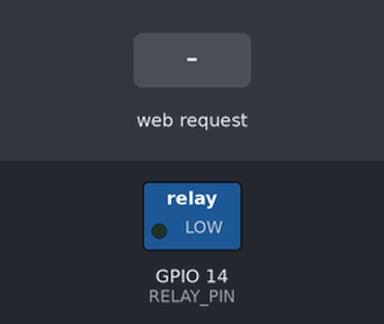
The sketch below on a simulated ESP8266 (NodeMCU). Parts: switched loads named in the sketch (green lamp = pin HIGH). Inputs (shaded band) come from the test bench. The local clock reads 2024-03-15 10:24:30 at power-on unless the sketch sets it; what the sketch prints to the serial monitor is not drawn.

Above: at 1.2 s.
1.3 s: HTTP request GET /ring received
At 1.9 s:
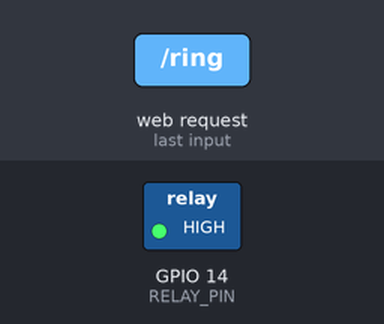
4.3 s: HTTP request GET /ring?pass=1 received
At 7.1 s:
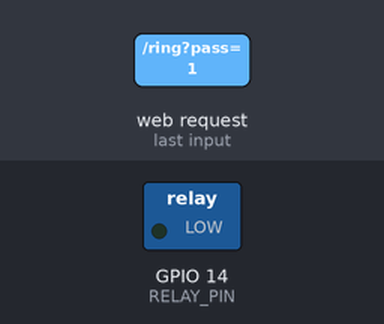
7.3 s: HTTP request GET /ring?pass=0 received
At 8.0 s:
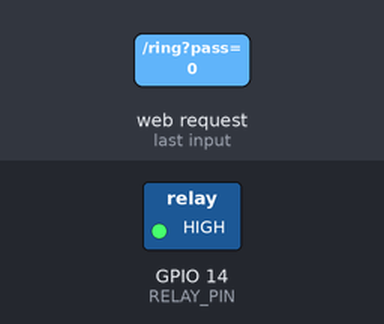
Timing chart, 0 to 10.8 s (numbered marks = the images above; inputs shaded):
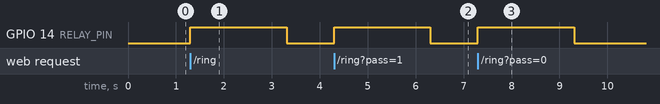

Measured:
- after the input at 1.3 s, GPIO 14 (RELAY_PIN): LOW → HIGH at once, → LOW 2.0 s later
- after the input at 4.3 s, GPIO 14 (RELAY_PIN): LOW → HIGH at once, → LOW 2.0 s later
- after the input at 7.3 s, GPIO 14 (RELAY_PIN): LOW → HIGH at once, → LOW 2.0 s later

The sketch:

classbell_basic.ino
```cpp
#include <ESP8266WiFi.h>
#include <ESPAsyncWebServer.h>
#include <Wire.h>
#include "RTClib.h"

// Pin Definitions
#define RELAY_PIN 14

// WiFi credentials (ESP as AP)
const char* ssid = "ClassBell";
const char* password = "12345678"; // ESP AP password

// Dashboard password
const String dashboardPassword = "bellpass";

RTC_DS3231 rtc;
AsyncWebServer server(80);

// Bell schedule (24hr format)
struct BellTime { int hour; int minute; };
BellTime schedule[] = {
  {9, 0},   // 1st period end
  {10, 0},  // 2nd period end
  {23,40}   // 3rd period end
};
const int scheduleCount = sizeof(schedule)/sizeof(schedule[0]);

// Non-blocking bell globals
bool bellActive = false;
unsigned long bellStartTime = 0;
const unsigned long bellDuration = 2000; // 2 seconds
int lastBellMinute = -1; // prevent multiple triggers

// Forward declarations
String loginPage(String msg);
String dashboardPage(String msg);
void ringBell();

void setup() {
  Serial.begin(115200);
  pinMode(RELAY_PIN, OUTPUT);
  digitalWrite(RELAY_PIN, LOW);

  Wire.begin(4, 5); // SDA=D2, SCL=D1
  if (!rtc.begin()) {
    Serial.println("RTC not found! Check wiring.");
  } else {
    Serial.println("RTC found!");
  }

  WiFi.softAP(ssid, password);
  Serial.println("AP Started");

  // Dashboard
  server.on("/", HTTP_GET, [](AsyncWebServerRequest *request){
    if (!request->hasParam("pass")) {
      request->send(200, "text/html", loginPage(""));
      return;
    }
    String pass = request->getParam("pass")->value();
    if(pass != dashboardPassword){
      request->send(200, "text/html", loginPage("Wrong Password!"));
      return;
    }
    request->send(200, "text/html", dashboardPage(""));
  });

  // Manual bell
  server.on("/ring", HTTP_GET, [](AsyncWebServerRequest *request){
    ringBell();
    request->send(200, "text/html", dashboardPage("Bell Ringed Manually"));
  });

  server.begin();
}

void loop() {
  DateTime now = rtc.now();

  // Automatic bell from RTC schedule
  for(int i = 0; i < scheduleCount; i++){
    if(now.hour() == schedule[i].hour &&
       now.minute() == schedule[i].minute &&
       lastBellMinute != now.minute()){
         ringBell();
         lastBellMinute = now.minute(); // prevent multiple triggers in same minute
    }
  }

  // Non-blocking bell stop
  if(bellActive && millis() - bellStartTime >= bellDuration){
    digitalWrite(RELAY_PIN, LOW);
    bellActive = false;
  }

  delay(10); // small delay to yield CPU
}

// Start bell (non-blocking)
void ringBell() {
  digitalWrite(RELAY_PIN, HIGH);
  bellStartTime = millis();
  bellActive = true;
}

// HTML Pages
String loginPage(String msg){
  return "<!DOCTYPE html><html><head><title>Login</title>"
         "<meta name='viewport' content='width=device-width, initial-scale=1'>"
         "<style>body{background:black;color:white;font-family:sans-serif;text-align:center;padding-top:50px}"
         "input{padding:10px;margin:10px;border-radius:5px;border:none}"
         "button{padding:10px;border:none;border-radius:5px;background:#444;color:white;}</style></head>"
         "<body><h2>Dashboard Login</h2>"
         "<p style='color:red'>"+msg+"</p>"
         "<form><input type='password' name='pass' placeholder='Password'><br>"
         "<button type='submit'>Login</button></form></body></html>";
}

String dashboardPage(String msg){
  return "<!DOCTYPE html><html><head><title>Class Bell</title>"
         "<meta name='viewport' content='width=device-width, initial-scale=1'>"
         "<style>body{background:black;color:white;font-family:sans-serif;text-align:center;padding-top:50px}"
         "button{padding:10px;margin:10px;border:none;border-radius:5px;background:#444;color:white;font-size:18px}</style></head>"
         "<body>"
         "<h2>Class Bell Dashboard</h2>"
         "<p>"+msg+"</p>"
         "<button onclick=\"location.href='/ring'\">Ring Bell Now</button>"
         "</body></html>";
}
```
